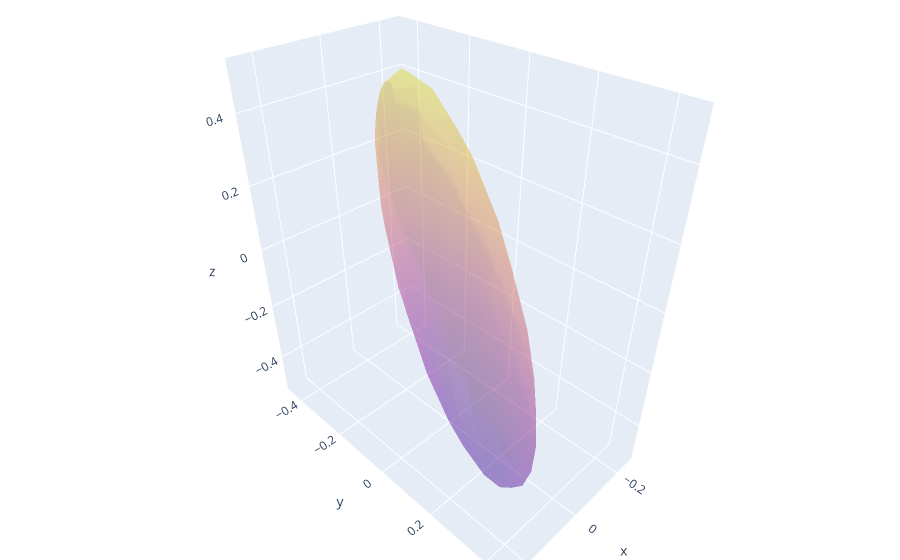

The notebook cell saved with this chart:
### Code cell
layout = go.Layout(
    margin=dict(
        l=0,
        r=0,
        b=0,
        t=0
    )
)

fig = go.Figure(data=[],layout=layout)


fig.add_trace(go.Surface(x=X_surfaceT, y=Y_surfaceT, z=Z_surfaceT, opacity=0.25, showlegend=False, showscale=False))

fig.show()

### Figure 1 — Plotly figure (JSON) as saved in the notebook; plotly's stock layout.template omitted (floating-point values rounded to 4 significant figures; data arrays with more than 128 entries replaced by an {"elided": "..."} marker saying what was removed)
{"data": [{"opacity": 0.25, "showlegend": false, "showscale": false, "type": "surface", "x": {"elided": "20x10 float values"}, "y": {"elided": "20x10 float values"}, "z": {"elided": "20x10 float values"}}], "layout": {"margin": {"b": 0, "l": 0, "r": 0, "t": 0}}}
